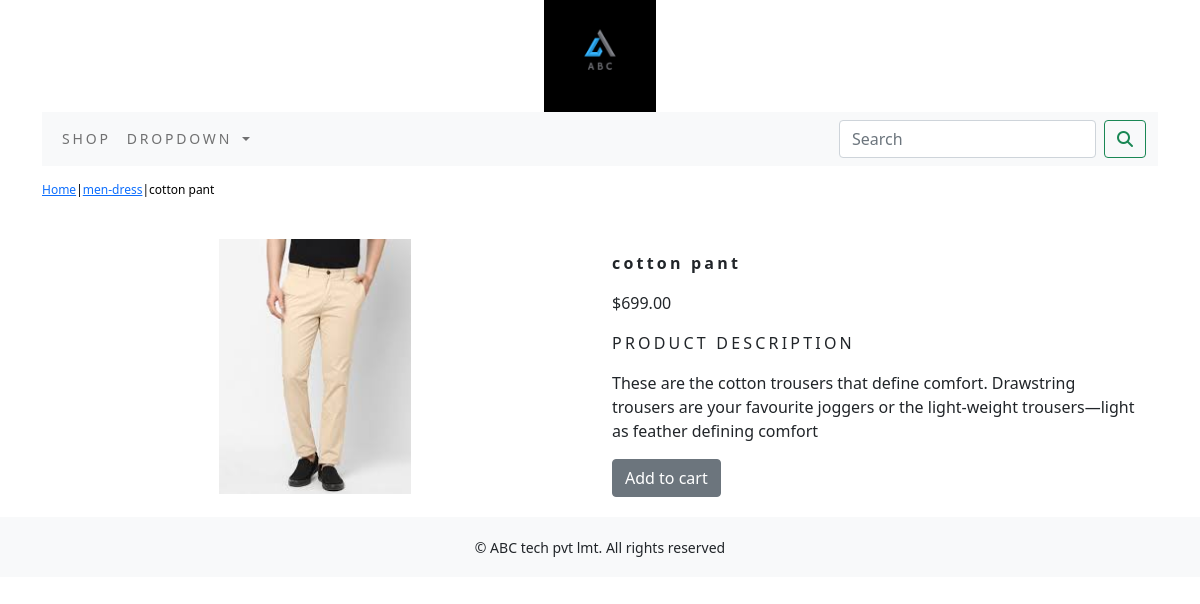
Page /shop/men-dress/cotton-pant/ on the committed database.
### shopapp/models.py (models this page shows, shortened)
class product(models.Model):
    name=models.CharField(max_length=250,unique=True)
    slug=models.SlugField(max_length=250,unique=True)
    desc=models.TextField(blank=True)
    category=models.ForeignKey(category,on_delete=models.CASCADE)
    price=models.DecimalField(max_digits=10,decimal_places=2)
    img=models.ImageField(upload_to='product',blank=True)
    stock=models.IntegerField()
    available=models.BooleanField(default=True)
    created=models.DateField(auto_now_add=True)
    updated=models.DateField(auto_now=True)
    class Meta:
        ordering=('name',)
        verbose_name='product'
        verbose_name_plural='products'

class category(models.Model):
    name=models.CharField(max_length=250,unique=True)
    slug=models.SlugField(max_length=250,unique=True)
    desc=models.TextField(blank=True)
    img=models.ImageField(upload_to='category',blank=True)
    class Meta:
        ordering=('name',)
        verbose_name='category'
        verbose_name_plural='categories'
    def __str__(self):
        return '{}'.format(self.name)
    def get_url(self):
        return reverse('shopapp:products_by_category',args=[self.slug])

### shopapp/views.py (the view)
# urls.py: path('<slug:c_slug>/<slug:product_slug>/', views.prodetails, name='prodcatdetails')
def prodetails(request,c_slug,product_slug):
    try:
        products=product.objects.get(category__slug=c_slug,slug=product_slug)
    except Exception as e:
        raise e
    return render (request,"product.html",{'products':products})

### cart/context_processors.py (called while the page is built)
def counter(request):
    item_count=0
    if 'admin' in request.path:
        return {}
    else:
        try:
            cart=Cart.objects.filter(cart_id=_cart_id(request))
            cart_items=CartItem.objects.all().filter(cart=cart[:1])
            for cart_item in cart_items:
                item_count += cart_item.quantity
        except Cart.DoesNotExist:
            item_count=0
    return ({"item_count":item_count})

### cart/views.py (called while the page is built)
def _cart_id(request):
    cart=request.session.session_key
    if not cart:
        cart=request.session.create()
    return cart

### shopapp/context_processors.py (called while the page is built)
def menu_links(request):
    links=category.objects.all()
    return dict(links=links)

### templates/product.html (shortened to what this page needs)
{% extends 'base.html' %}
{% load static %}
{% block content %}
<div  class="row my_prod_row_class">
    <div class="mx_auto">
        <p><a href="{% url 'shopapp:allProdCat' %}">Home</a>|<a href="{{products.category.get_url}}">{{products.category}}</a>|{{products.name}}</p>
    </div>
<div class="container">
<br>
    <div class="row">
<div class="col-12 col-sm-12 col-md-12 col-lg-6 text-center">
    <div style="min-width:18rem">
        <div>
            <img src="{{products.img.url}}" alt="{{products.name}}" width="35%">
        </div>
    </div>
</div>
        <div class="col-12 col-sm-12 col-md-12 col-lg-6">
            <h1 class="my_prod_title"><b>{{products.name}}</b></h1>
            <div>
            <p>${{products.price}}</p>
            <p class="my_title">PRODUCT DESCRIPTION</p>
            <p class="text-justify my_prod_text">{{products.desc}}</p>
            {% if products.stock <= 0 %}
            <p class="text-justify my_prod_text"><b> OUT OF STOCK</b></p>
            {% else %}
            <a class="btn btn-secondary" href="{% url 'cart:add_cart' products.id %}">Add to cart</a>
            {% endif %}
            </div>
        </div>
    </div>
</div>
</div>
{% endblock %}

### static/css/custom.css (style rules this page uses)
.my_title { font-size:16px; text_transform;uppercase; letter-spacing:.2em; }
.my_prod_row_class { padding-top:15px; padding-bottom:20px; }
.my_prod_row_class .mx_auto { color:#000; font-size:12px; text-decoration:none; }
.my_prod_title { font-size:16px; text_transform:uppercase; letter-spacing:.2em; padding-top:15px; padding-bottom:10px; }
.my_prod_text { padding-right:20px; }

### rows in the picture
product: category "men-dress", name "cotton pant", img (picture), price "699.00", desc "These are the cotton trousers that define comfort. Drawstring trousers are your favourite joggers or the light-weight trousers—light as feather defining comfort"
